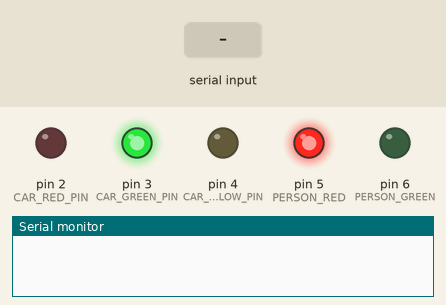
Recording of a sketch running on a simulated Arduino Uno, built with avr-gcc and run on an emulated ATmega328P. Parts: output pins drawn as LEDs (lit = HIGH), the last lines printed to the serial monitor. The inputs (shaded band) are chosen by the test bench.

Above: at 1.2 s.
1.3 s: "90,45\n" received over Serial
At 3.1 s:
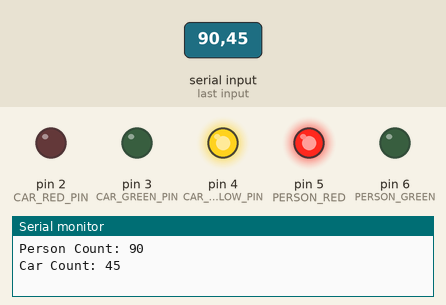
At 4.2 s:
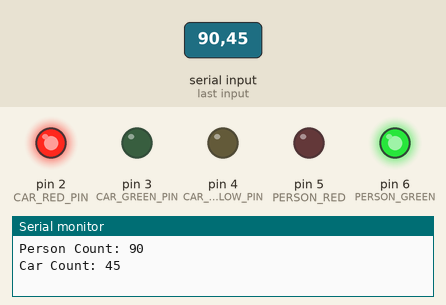
4.3 s: "30,150\n" received over Serial
At 8.2 s:
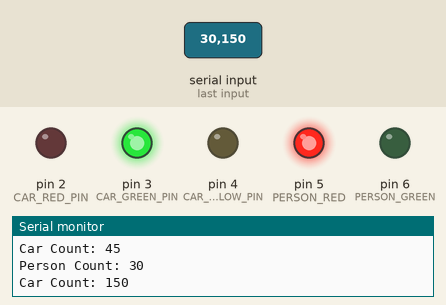
Timing chart, 0 to 9.7 s (numbered marks = the images above; inputs shaded):
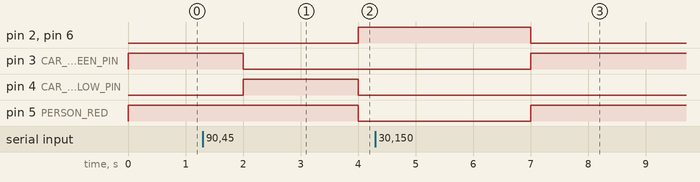

The sketch:

smart_traffic_light.ino
```cpp
int person_count = 0;
int car_count = 0;

#define CAR_RED_PIN 2
#define CAR_GREEN_PIN 3
#define CAR_YELLOW_PIN 4

#define PERSON_RED 5
#define PERSON_GREEN 6

void setup() {
  // Start the serial communication at 9600 baud rate
  pinMode(CAR_RED_PIN, OUTPUT);
  pinMode(CAR_GREEN_PIN, OUTPUT);
  pinMode(CAR_YELLOW_PIN, OUTPUT);
  pinMode(PERSON_RED, OUTPUT);
  pinMode(PERSON_GREEN, OUTPUT);

  Serial.begin(9600);
}

void loop() {
  // Check if there is data available to read
  if (Serial.available() > 0) {
    String data = Serial.readStringUntil('\n');  // Read until a newline character

    // Split the string into person_count and car_count based on the comma
    int commaIndex = data.indexOf(',');
    if (commaIndex != -1) {
      person_count = data.substring(0, commaIndex).toInt();  // Extract and convert person_count
      car_count = data.substring(commaIndex + 1).toInt();  // Extract and convert car_count

      // Print the counts to the Serial Monitor
      Serial.print("Person Count: ");
      Serial.println(person_count);
      Serial.print("Car Count: ");
      Serial.println(car_count);
    }
  }

  // Logic for controlling traffic lights based on person_count and car_count
  if (person_count > car_count) {
    // If there are more people than cars, set pedestrian light to green
    digitalWrite(PERSON_GREEN, LOW);  // Turn on pedestrian green light
    digitalWrite(PERSON_RED, HIGH);     // Turn off pedestrian red light

    // Turn off car lights
    digitalWrite(CAR_GREEN_PIN, LOW);  // Turn off car green light
    digitalWrite(CAR_RED_PIN, LOW);   // Turn on car red light
    digitalWrite(CAR_YELLOW_PIN, HIGH);   // Turn off car yellow light

    delay(2000);

    digitalWrite(PERSON_GREEN, HIGH);  // Turn on pedestrian green light
    digitalWrite(PERSON_RED, LOW);     // Turn off pedestrian red light

    // Turn off car lights
    digitalWrite(CAR_GREEN_PIN, LOW);  // Turn off car green light
    digitalWrite(CAR_RED_PIN, HIGH);   // Turn on car red light
    digitalWrite(CAR_YELLOW_PIN, LOW);   // Turn off car yellow light
    delay(2000);
  }
  else if (car_count > person_count) {
    // If there are more cars than people, set car light to green
    digitalWrite(CAR_GREEN_PIN, HIGH); // Turn on car green light
    digitalWrite(CAR_RED_PIN, LOW);    // Turn off car red light
    digitalWrite(CAR_YELLOW_PIN, LOW);   // Turn off car yellow light

    // Turn off pedestrian lights
    digitalWrite(PERSON_GREEN, LOW);   // Turn off pedestrian green light
    digitalWrite(PERSON_RED, HIGH);    // Turn on pedestrian red light
  }
  else if(person_count == 0){
    digitalWrite(CAR_GREEN_PIN, HIGH);  // Turn off car green light
    digitalWrite(CAR_RED_PIN, LOW);   // Turn on car red light
    digitalWrite(CAR_YELLOW_PIN, LOW);   // Turn off car yellow light

    digitalWrite(PERSON_GREEN, LOW);   // Turn off pedestrian green light
    digitalWrite(PERSON_RED, HIGH);    // Turn on pedestrian red light
  }
  else {
    // If the counts are the same, operate normally with red lights for both
    digitalWrite(CAR_GREEN_PIN, LOW);  // Turn off car green light
    digitalWrite(CAR_RED_PIN, HIGH);   // Turn on car red light
    digitalWrite(CAR_YELLOW_PIN, LOW);   // Turn off car yellow light

    digitalWrite(PERSON_GREEN, HIGH);   // Turn off pedestrian green light
    digitalWrite(PERSON_RED, LOW);    // Turn on pedestrian red light
  }


  // Add a small delay to avoid overwhelming the system
  delay(1000);
}
```

Measured:
- after the input at 1.3 s, pin 2 (CAR_RED_PIN), pin 6 (PERSON_GREEN): LOW → HIGH after 2.7 s; pin 3 (CAR_GREEN_PIN): HIGH → LOW after 0.70 s; pin 4 (CAR_YELLOW_PIN): LOW → HIGH after 0.70 s, → LOW 2.0 s later; pin 5 (PERSON_RED): HIGH → LOW after 2.7 s
- after the input at 4.3 s, pin 2 (CAR_RED_PIN), pin 6 (PERSON_GREEN): goes on until 7.0 s, then stays LOW; pin 3 (CAR_GREEN_PIN): LOW → HIGH after 2.7 s; pin 4 (CAR_YELLOW_PIN): stays LOW (without the input it goes to HIGH after 2.7 s); pin 5 (PERSON_RED): goes on until 7.0 s, then stays HIGH
